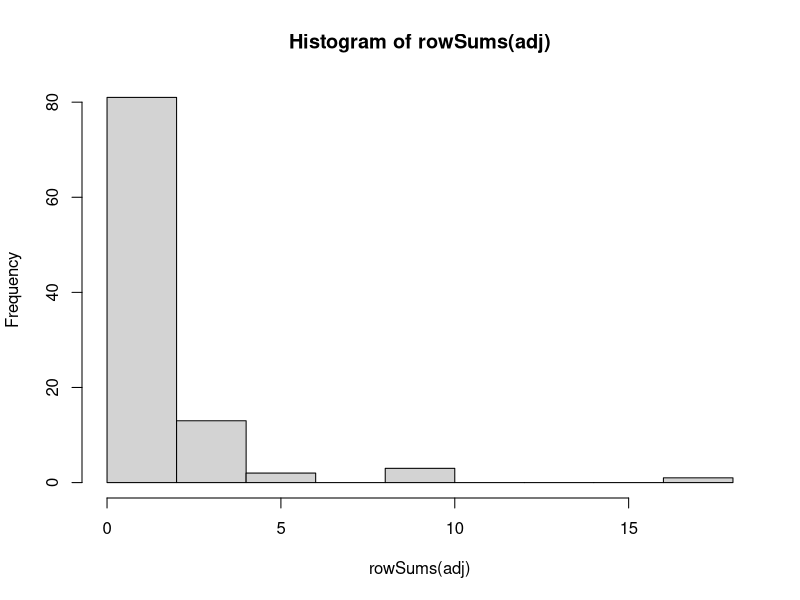

Reproduce this figure in R.
library(igraph) 

n <- 100
m <- 1
nugget <- 0.1

adj <- matrix(rep(0,n^2),nrow=n,ncol=n)

for(indexA in 2:n){

	pvec <- colSums(adj) + c(rep(nugget,indexA-1),0,rep(0,n-indexA))

	newconnex <- rowSums(rmultinom(m,1,pvec))

	newrow <- unlist(lapply(newconnex, function(x){min(x,1)}))

	adj[,indexA] <- newrow
	adj[indexA,] <- newrow

}

hist(rowSums(adj))